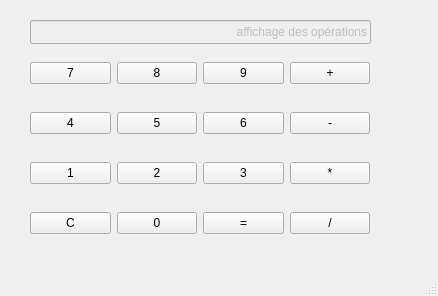
<?xml version="1.0" encoding="UTF-8"?>
<ui version="4.0">
 <class>TestCalculatrice</class>
 <widget class="QMainWindow" name="TestCalculatrice">
  <property name="geometry">
   <rect>
    <x>0</x>
    <y>0</y>
    <width>438</width>
    <height>296</height>
   </rect>
  </property>
  <property name="windowTitle">
   <string>TestCalculatrice</string>
  </property>
  <widget class="QWidget" name="centralwidget">
   <widget class="QLineEdit" name="lineEditAfficheur">
    <property name="enabled">
     <bool>false</bool>
    </property>
    <property name="geometry">
     <rect>
      <x>30</x>
      <y>20</y>
      <width>341</width>
      <height>24</height>
     </rect>
    </property>
    <property name="text">
     <string>                                                               affichage des opérations</string>
    </property>
   </widget>
   <widget class="QWidget" name="layoutWidget">
    <property name="geometry">
     <rect>
      <x>30</x>
      <y>60</y>
      <width>340</width>
      <height>26</height>
     </rect>
    </property>
    <layout class="QHBoxLayout" name="horizontalLayout">
     <item>
      <widget class="QPushButton" name="pushButton7">
       <property name="text">
        <string>7</string>
       </property>
      </widget>
     </item>
     <item>
      <widget class="QPushButton" name="pushButton8">
       <property name="text">
        <string>8</string>
       </property>
      </widget>
     </item>
     <item>
      <widget class="QPushButton" name="pushButton9">
       <property name="text">
        <string>9</string>
       </property>
      </widget>
     </item>
     <item>
      <widget class="QPushButton" name="pushButtonPlus">
       <property name="text">
        <string>+</string>
       </property>
      </widget>
     </item>
    </layout>
   </widget>
   <widget class="QWidget" name="layoutWidget">
    <property name="geometry">
     <rect>
      <x>30</x>
      <y>110</y>
      <width>340</width>
      <height>26</height>
     </rect>
    </property>
    <layout class="QHBoxLayout" name="horizontalLayout_2">
     <item>
      <widget class="QPushButton" name="pushButton4">
       <property name="text">
        <string>4</string>
       </property>
      </widget>
     </item>
     <item>
      <widget class="QPushButton" name="pushButton5">
       <property name="text">
        <string>5</string>
       </property>
      </widget>
     </item>
     <item>
      <widget class="QPushButton" name="pushButton6">
       <property name="text">
        <string>6</string>
       </property>
      </widget>
     </item>
     <item>
      <widget class="QPushButton" name="pushButtonMoins">
       <property name="text">
        <string>-</string>
       </property>
      </widget>
     </item>
    </layout>
   </widget>
   <widget class="QWidget" name="layoutWidget">
    <property name="geometry">
     <rect>
      <x>30</x>
      <y>160</y>
      <width>340</width>
      <height>26</height>
     </rect>
    </property>
    <layout class="QHBoxLayout" name="horizontalLayout_3">
     <item>
      <widget class="QPushButton" name="pushButton1">
       <property name="text">
        <string>1</string>
       </property>
      </widget>
     </item>
     <item>
      <widget class="QPushButton" name="pushButton2">
       <property name="text">
        <string>2</string>
       </property>
      </widget>
     </item>
     <item>
      <widget class="QPushButton" name="pushButton3">
       <property name="text">
        <string>3</string>
       </property>
      </widget>
     </item>
     <item>
      <widget class="QPushButton" name="pushButtonMultiplier">
       <property name="text">
        <string>*</string>
       </property>
      </widget>
     </item>
    </layout>
   </widget>
   <widget class="QWidget" name="layoutWidget">
    <property name="geometry">
     <rect>
      <x>30</x>
      <y>210</y>
      <width>340</width>
      <height>26</height>
     </rect>
    </property>
    <layout class="QHBoxLayout" name="horizontalLayout_4">
     <item>
      <widget class="QPushButton" name="pushButtonClear">
       <property name="text">
        <string>C</string>
       </property>
      </widget>
     </item>
     <item>
      <widget class="QPushButton" name="pushButton0">
       <property name="text">
        <string>0</string>
       </property>
      </widget>
     </item>
     <item>
      <widget class="QPushButton" name="pushButtonEgal">
       <property name="text">
        <string>=</string>
       </property>
      </widget>
     </item>
     <item>
      <widget class="QPushButton" name="pushButtonDiviser">
       <property name="text">
        <string>/</string>
       </property>
      </widget>
     </item>
    </layout>
   </widget>
  </widget>
  <widget class="QMenuBar" name="menubar">
   <property name="geometry">
    <rect>
     <x>0</x>
     <y>0</y>
     <width>438</width>
     <height>21</height>
    </rect>
   </property>
  </widget>
  <widget class="QStatusBar" name="statusbar"/>
 </widget>
 <resources/>
 <connections>
  <connection>
   <sender>pushButtonClear</sender>
   <signal>clicked()</signal>
   <receiver>lineEditAfficheur</receiver>
   <slot>clear()</slot>
   <hints>
    <hint type="sourcelabel">
     <x>190</x>
     <y>244</y>
    </hint>
    <hint type="destinationlabel">
     <x>183</x>
     <y>57</y>
    </hint>
   </hints>
  </connection>
 </connections>
</ui>
